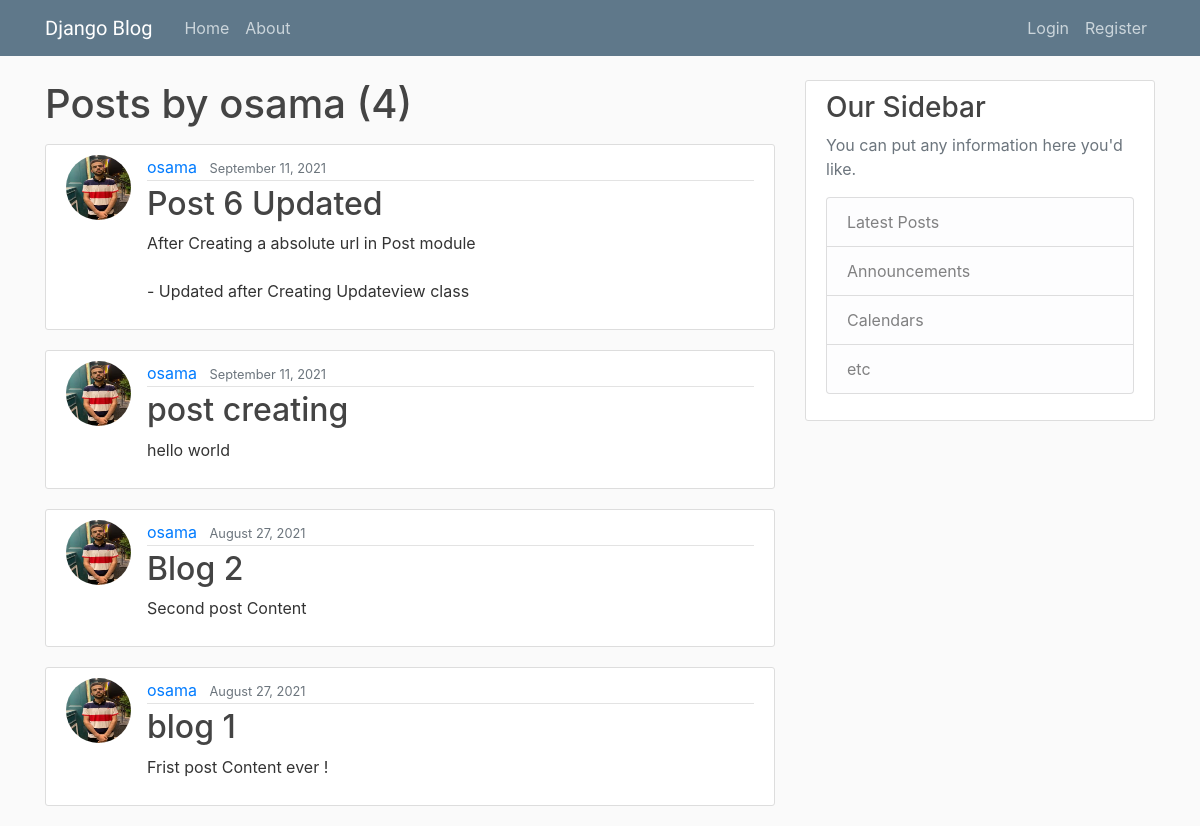
/user/osama, run on an earlier commit of the app's database.
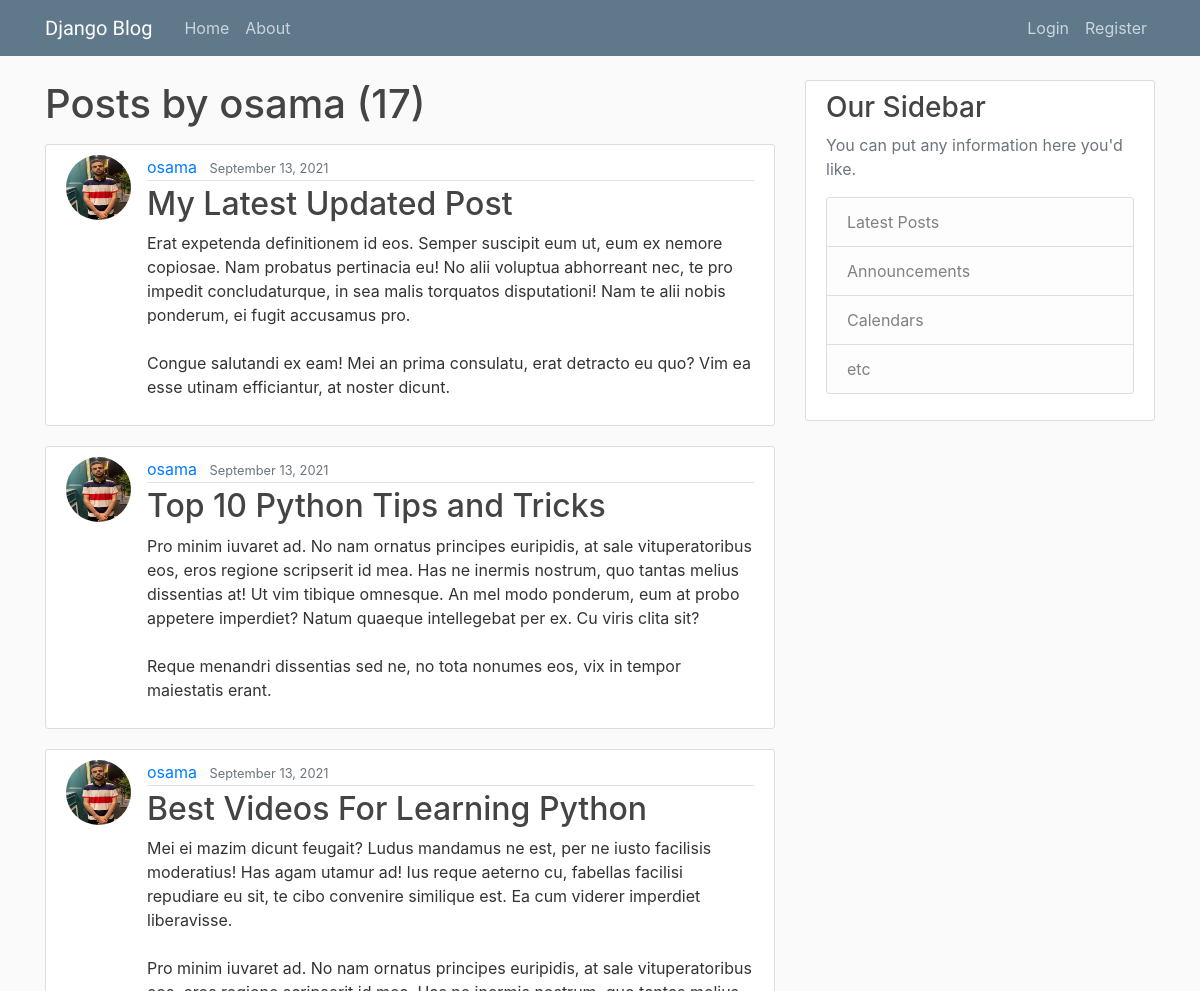
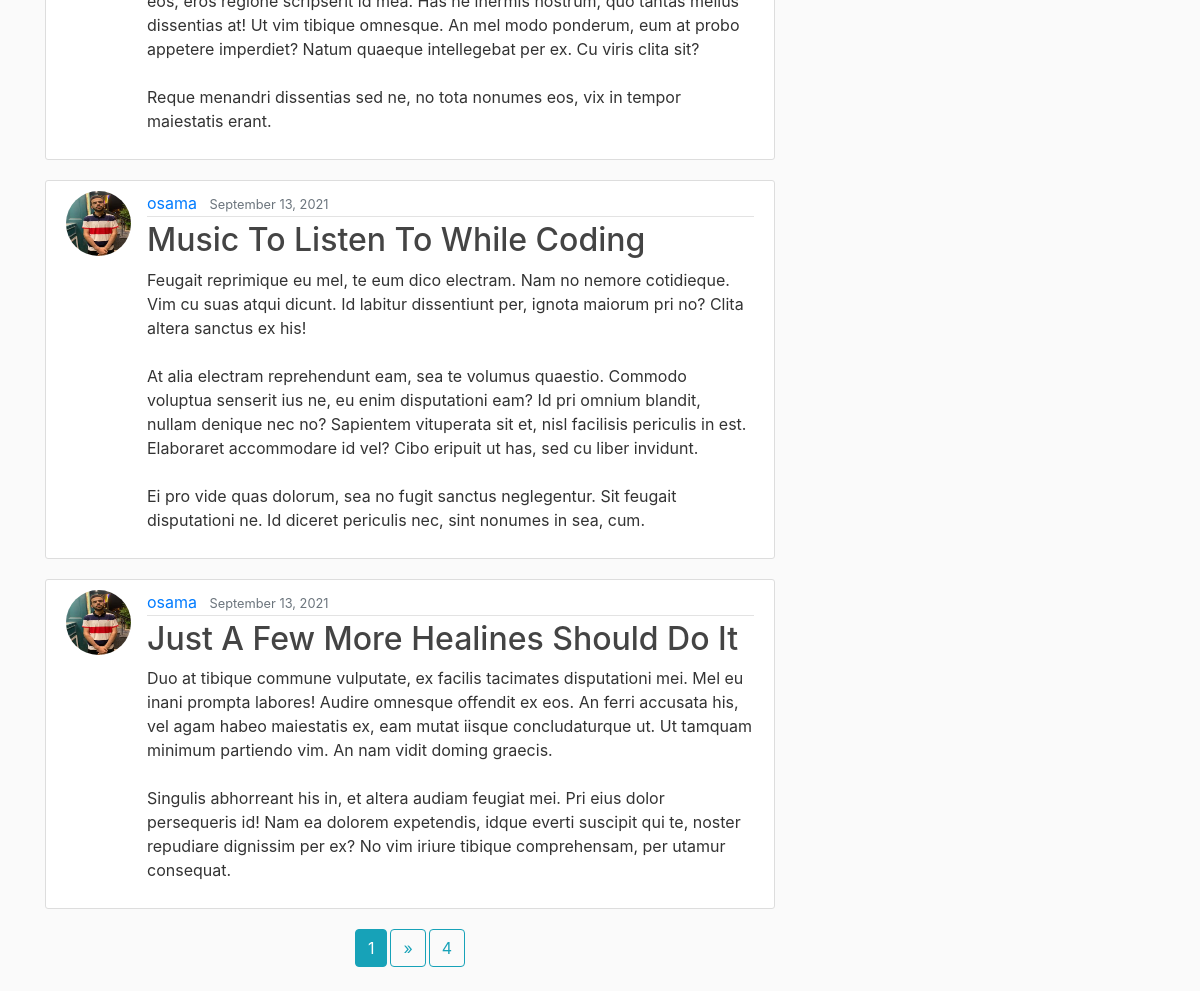
And on a later commit of the database (2 pictures, top to bottom).
### blog/models.py (models this page shows, shortened)
class Post(models.Model):
    title = models.CharField(max_length=100)
    content = models.TextField()
    date_posted = models.DateTimeField(default=timezone.now)
    author = models.ForeignKey(User, on_delete=models.CASCADE)

### users/models.py (models this page shows, shortened)
class Profile(models.Model):
  user= models.OneToOneField(User, on_delete=models.CASCADE)
  image = models.ImageField(default='default.jpg',upload_to='profile_pics' )
  bio = models.TextField(max_length=500, blank=True)
  Above_18 = models.BooleanField(name= 'Above 18',null=True)

### blog/views.py (the view)
# urls.py: path('user/<str:username>', UserPostListView.as_view(), name='user-posts'),
class UserPostListView(ListView):
    model = Post
    template_name = 'blog/user_posts.html'
    context_object_name='posts'
    paginate_by= 5
    def get_queryset(self) :
        user = get_object_or_404(User, username=self.kwargs.get('username'))
        return Post.objects.filter(author=user).order_by('-date_posted')

### blog/templates/blog/user_posts.html (shortened to what this page needs)
{% extends "blog/base.html" %} {% block content %}
<h1 class="mb-3">
  Posts by {{ view.kwargs.username }} ({{page_obj.paginator.count }})
</h1>
{% for post in posts %}
<article class="media content-section">
  <img
    class="rounded-circle article-img"
    src="{{post.author.profile.image.url}}"
    alt=""
  />
  <div class="media-body">
    <div class="article-metadata">
      <a class="mr-2" href="{% url 'user-posts' post.author.username %}"
        >{{ post.author }}</a
      >
      <small class="text-muted">{{ post.date_posted | date:"F d, Y"}}</small>
    </div>
    <h2>
      <a class="article-title" href="{% url 'post-detail' post.id %}"
        >{{ post.title }}</a
      >
    </h2>
    <p class="article-content">{{ post.content }}</p>
  </div>
</article>
{% endfor %}
<footer style="gap: 3px" class="pagination justify-content-center">
  {% if is_paginated %}
  <a class="btn btn-info mb-4" href="?page={{page_obj.number }}"
    >{{page_obj.number }}</a
  >
  {% if page_obj.has_next %}
  <a
    class="btn btn-outline-info mb-4"
    href="?page={{page_obj.next_page_number }}"
    >&raquo;</a
  >
  <a
    class="btn btn-outline-info mb-4"
    href="?page={{page_obj.paginator.num_pages}}"
    >{{page_obj.paginator.num_pages}}</a
  >
  {% endif %} {% endif %}
</footer>
{% endblock content %}

What changed in the data, as far as the page shows it:
no longer on this page (row unchanged): Post: author.profile.image (picture), author "osama", date_posted "September 11, 2021", title "Post 6 Updated", content "After Creating a absolute url in Post module - Updated after Creating Updateview class"
no longer on this page (row unchanged): Post: author.profile.image (picture), author "osama", date_posted "September 11, 2021", title "post creating", content "hello world"
no longer on this page (row unchanged): Post: author.profile.image (picture), author "osama", date_posted "August 27, 2021", title "Blog 2", content "Second post Content"
no longer on this page (row unchanged): Post: author.profile.image (picture), author "osama", date_posted "August 27, 2021", title "blog 1", content "Frist post Content ever !"
added Post: author.profile.image (picture), author "osama", date_posted "September 13, 2021", title "My Latest Updated Post", content "Erat expetenda definitionem id eos. Semper suscipit eum ut, eum ex nemore copiosae. Nam probatus pertinacia eu! No alii voluptua abhorreant nec, te pro impedit concludaturque, in sea malis torquatos disputationi! Nam te alii nobis ponderum, ei fugit accusamus pro. Congue salutandi ex eam! Mei an prima consulatu, erat detracto eu quo? Vim ea esse utinam efficiantur, at noster dicunt."
added Post: author.profile.image (picture), author "osama", date_posted "September 13, 2021", title "Top 10 Python Tips and Tricks", content "Pro minim iuvaret ad. No nam ornatus principes euripidis, at sale vituperatoribus eos, eros regione scripserit id mea. Has ne inermis nostrum, quo tantas melius dissentias at! Ut vim tibique omnesque. An mel modo ponderum, eum at probo appetere imperdiet? Natum quaeque intellegebat per ex. Cu viris clita sit? Reque menandri dissentias sed ne, no tota nonumes eos, vix in tempor maiestatis erant."
added Post: author.profile.image (picture), author "osama", date_posted "September 13, 2021", title "Best Videos For Learning Python", content "Mei ei mazim dicunt feugait? Ludus mandamus ne est, per ne iusto facilisis moderatius! Has agam utamur ad! Ius reque aeterno cu, fabellas facilisi repudiare eu sit, te cibo convenire similique est. Ea cum viderer imperdiet liberavisse. Pro minim iuvaret ad. No nam ornatus principes euripidis, at sale vituperatoribus eos, eros regione scripserit id mea. Has ne inermis nostrum, quo tantas melius dissentias at! Ut vim tibique omnesque. An mel modo ponderum, eum at probo appetere imperdiet? Natum quaeque intellegebat per ex. Cu viris clita sit? Reque menandri dissentias sed ne, no tota nonumes eos, vix in tempor maiestatis erant."
added Post: author.profile.image (picture), author "osama", date_posted "September 13, 2021", title "Music To Listen To While Coding", content "Feugait reprimique eu mel, te eum dico electram. Nam no nemore cotidieque. Vim cu suas atqui dicunt. Id labitur dissentiunt per, ignota maiorum pri no? Clita altera sanctus ex his! At alia electram reprehendunt eam, sea te volumus quaestio. Commodo voluptua senserit ius ne, eu enim disputationi eam? Id pri omnium blandit, nullam denique nec no? Sapientem vituperata sit et, nisl facilisis periculis in est. Elaboraret accommodare id vel? Cibo eripuit ut has, sed cu liber invidunt. Ei pro vide quas dolorum, sea no fugit sanctus neglegentur. Sit feugait disputationi ne. Id diceret periculis nec, sint nonumes in sea, cum."
added Post: author.profile.image (picture), author "osama", date_posted "September 13, 2021", title "Just A Few More Healines Should Do It", content "Duo at tibique commune vulputate, ex facilis tacimates disputationi mei. Mel eu inani prompta labores! Audire omnesque offendit ex eos. An ferri accusata his, vel agam habeo maiestatis ex, eam mutat iisque concludaturque ut. Ut tamquam minimum partiendo vim. An nam vidit doming graecis. Singulis abhorreant his in, et altera audiam feugiat mei. Pri eius dolor persequeris id! Nam ea dolorem expetendis, idque everti suscipit qui te, noster repudiare dignissim per ex? No vim iriure tibique comprehensam, per utamur consequat."
Also different on the page:
{{ page_obj.paginator.count }}: "4" → "17"
{{ page_obj.number }}: (not shown) → "1"
{{ page_obj.paginator.num_pages }}: (not shown) → "4"
